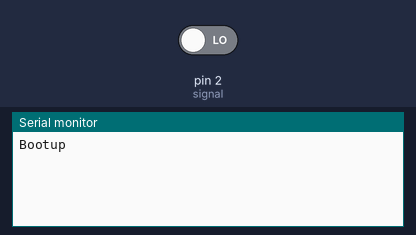
The sketch below on a simulated Arduino Uno, built with avr-gcc and run on an emulated ATmega328P. Shown: the last lines printed to the serial monitor. The test bench sets the inputs (shaded band); at power-on: pin 2 (signal) LOW.

Above: at 3.2 s.
3.3 s: pin 2 (signal) driven HIGH
At 4.5 s:
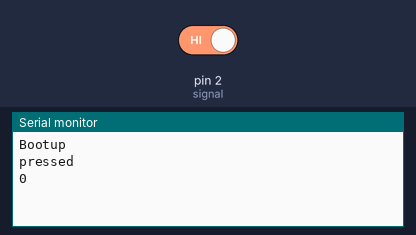
4.8 s: pin 2 (signal) driven LOW
At 5.8 s:
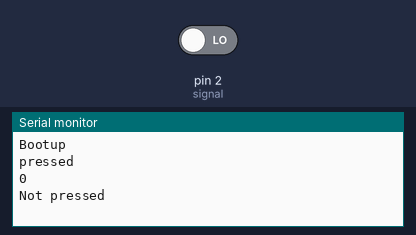

The sketch:

Morse_Code_Translator_v.8.ino
```cpp
int digit = 1000; //index of the matrix
int letter = 0; //what the letter is
int letterd = 0;
int nLoop = 0; // number of empty loops
int pLoop = 0;  // number of filled loops
const int signal = 2;

int signalState = 0;
char output = 'y'; //send to output


/*  Loop Description: Check for button signal, check with nLoop to determine if it is a dot or a dash.
    Check if end of word or new letter. Increment the nLoop and do things if new letter or end of word.
*/

void setup()
  {
    Serial.begin(9600);
    pinMode(signal, INPUT);
    Serial.println("Bootup");
    delay(2000);
  }

void loop() {
  while(digitalRead(signal) == LOW){}
  while(1) //character loop, defines character based on the signal.
  {
    signalState = digitalRead(signal);
      if(signalState == HIGH) //beep boop, define dot or dash
      {
        pLoop++;
        nLoop = 0;
        Serial.println("pressed");

        if(pLoop == 1)
        {

          letter = letter + pwr(10,digit); // dot
        }
        if(pLoop == 3)
        {
          letter = letter + 2 * pwr(10,digit); //dash
          break;
        }
        //determine if dot or dash, update letter[] accordingly using nLoop
        Serial.println(letter);
      }

      else //no beep boop, end of digit or character
      {
        Serial.println("Not pressed");
        nLoop++;
        pLoop = 0;

        if(nLoop == 1) //new digit
        {
          digit--;
        }
        else if(nLoop == 3) //new letter
        {
          digit = 3;
          break;
        }
        else if(nLoop == 7) //new word
        {
          Serial.println("space");
        }
        //checking if end of word or new letter, changing nLoop
      }
    delay(2000);
  }

    switch(letter) //choose letter
    {
      case 1000: //e
        output = 'e';
        break;

      case 3000: //t
        output = 't';
        break;

      case 1100: //i
        output = 'i';
        break;

      case 1300: //a
        output = 'a';
        break;

      case 3100: //n
        output = 'n';
        break;

      case 3300: //m
        output = 'm';
        break;

      case 1110: //s
        output = 's';
        break;

      case 1130: //u
        output = 'u';
        break;

      case 1310: //r
        output = 'r';
        break;

      case 1330: //w
        output = 'a';
        break;

      case 3110: //d
        output = 'd';
        break;

      case 3130: //k
        output = 'a';
        break;

      case 3310: //g
        output = 'g';
        break;

      case 3330: //o
        output = 'o';
        break;

      case 1111: //h
        output = 'h';
        break;

      case 1113: //v
        output = 'v';
        break;

      case 1131: //f
        output = 'f';
        break;

      case 1311: //l
        output = 'l';
        break;

      case 1331: //p
        output = 'p';
        break;

      case 1333: //j
        output = 'j';
        break;

      case 3111: //b
        output = 'b';
        break;

      case 3113: //x
        output = 'x';
        break;

      case 3131: //c
        output = 'c';
        break;

      case 3133: //y
        output = 'y';
        break;

      case 3311: //z
        output = 'z';
        break;

      case 3313: //q
        output = 'q';
        break;

      default: //what
        output = '?';
        break;
    }
    Serial.print("Letter is: ");
    Serial.println(letter);
    Serial.print("Output is: ");
    Serial.println(output);
    letter = 0;
    pLoop = 0;
    delay(2000);
}

int pwr (int base, int exp)
{
  int i;
  for(i = exp; i > 1; i--)
  {
    base = base * 10;
  }
  return base;
}
```

Measured:
- after the input at 3.3 s, the serial monitor: prints a new line at once (image 1)
- after the input at 4.8 s, the serial monitor: prints a new line after 0.50 s (image 2)
